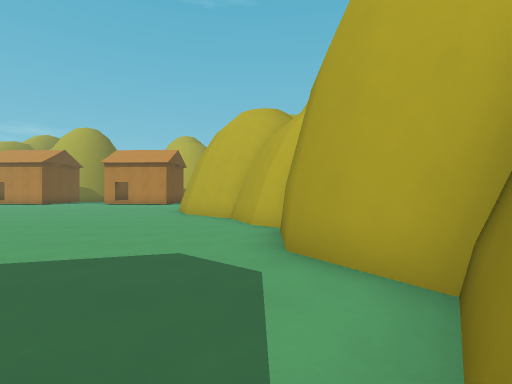
[1] (above)

24 first-person views from a walk through a level from a Godot 3-D game. The camera is 1.5 m above the floor, looks level and sees 85° across. The floor is counted in squares, 2 m on a side. Each view is taken from the middle of a square. On the plan, view 1 faces up. The plan holds only what a view shows up to about 10 squares ahead; the rest is blank. The place goes on beyond the plan. Surface patterns are stand-ins for the level's own textures.

[2]
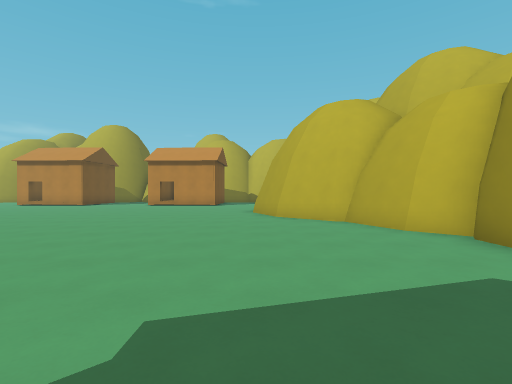

[3]
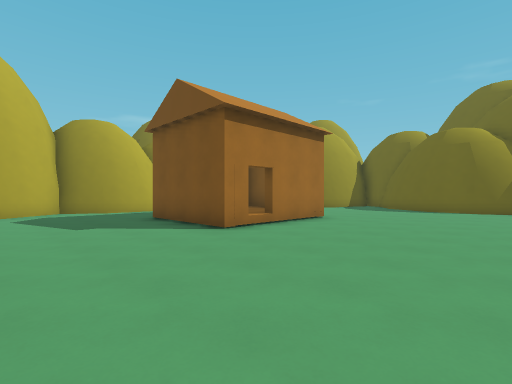

[4]
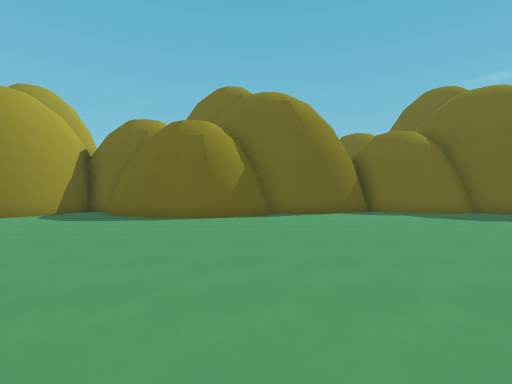

[5]
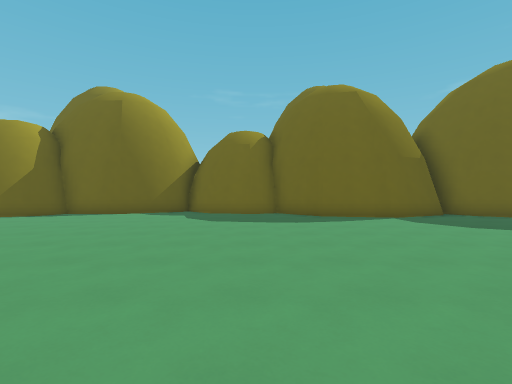

[6]
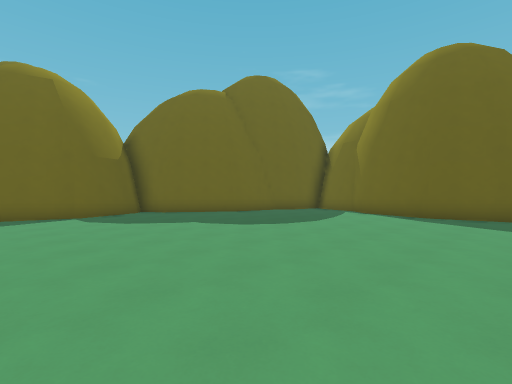

[7]
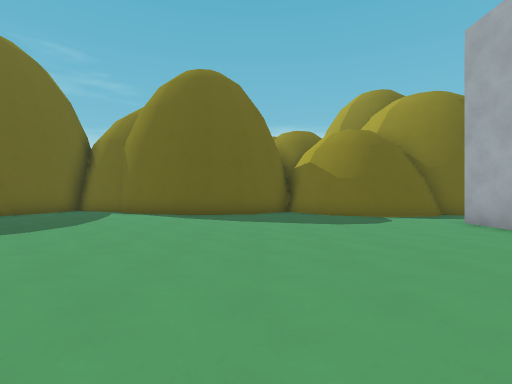

[8]
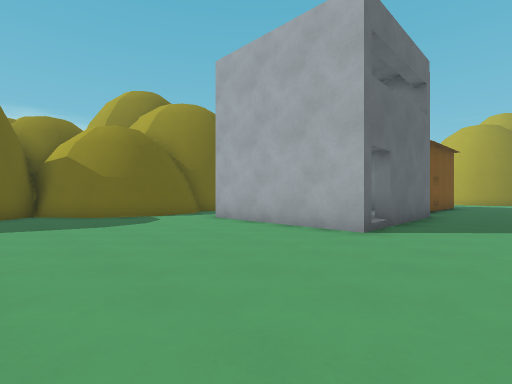

[9]
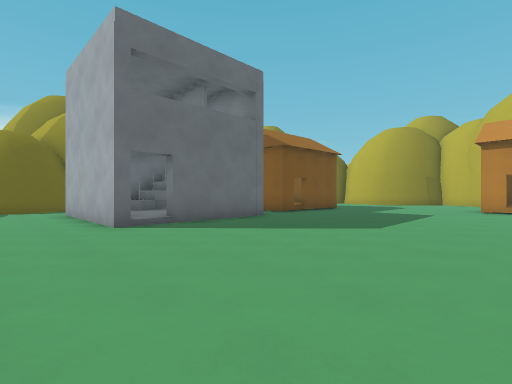

[10]
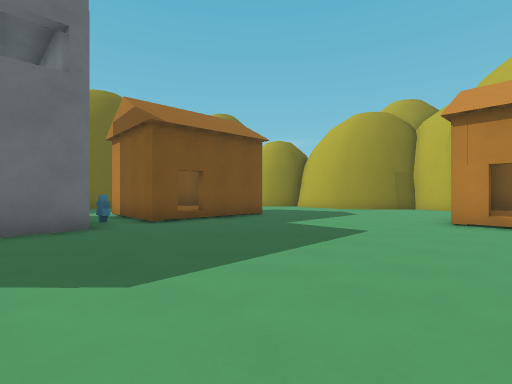

[11]
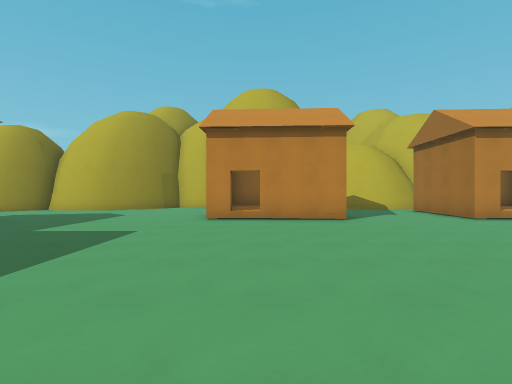

[12]
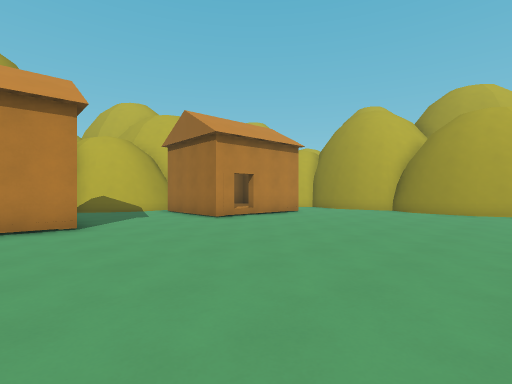

[13]
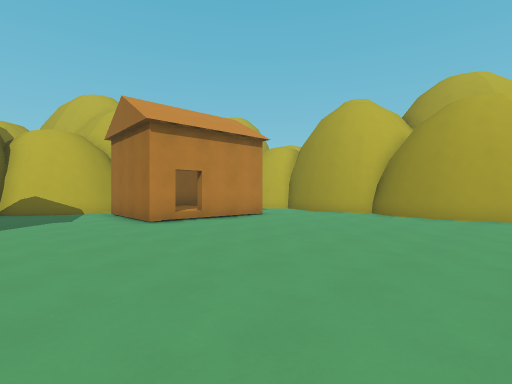

[14]
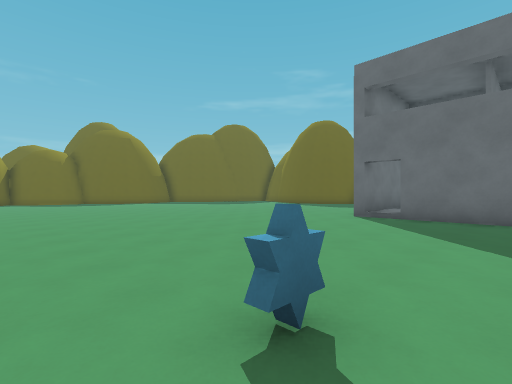

[15]
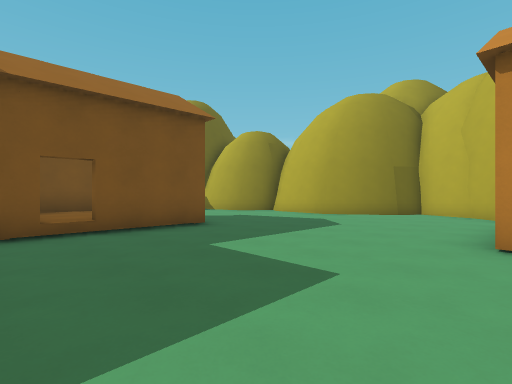

[16]
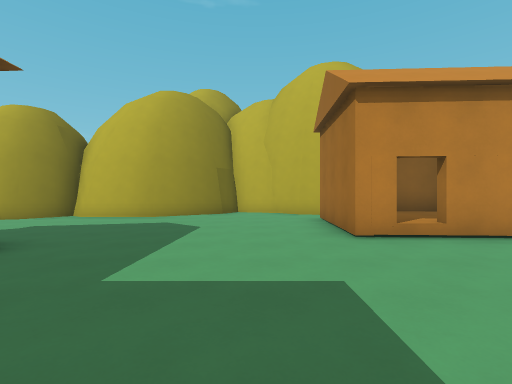

[17]
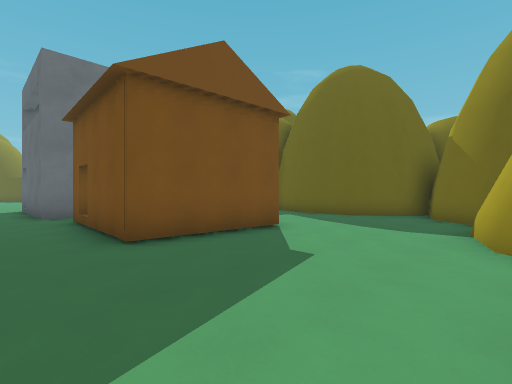

[18]
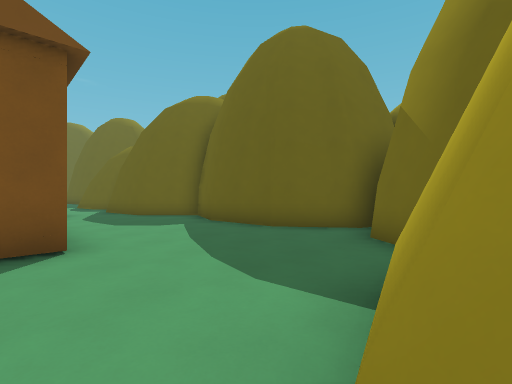

[19]
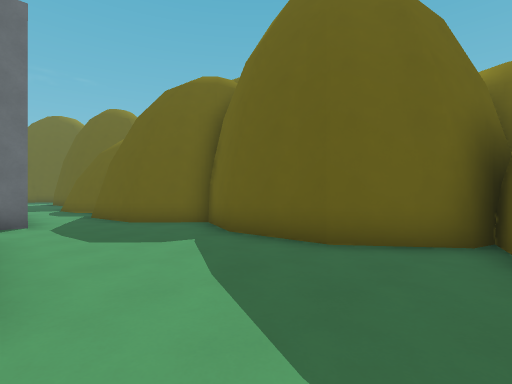

[20]
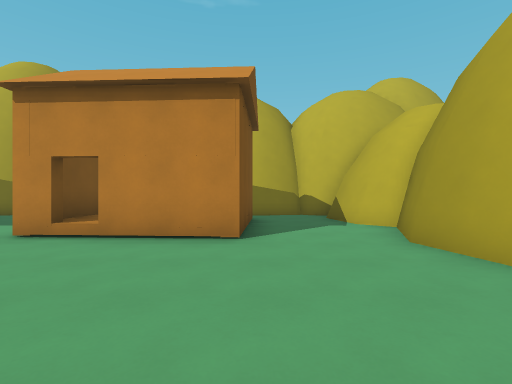

[21]
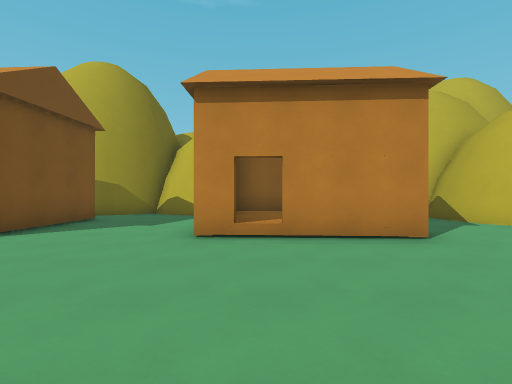

[22]
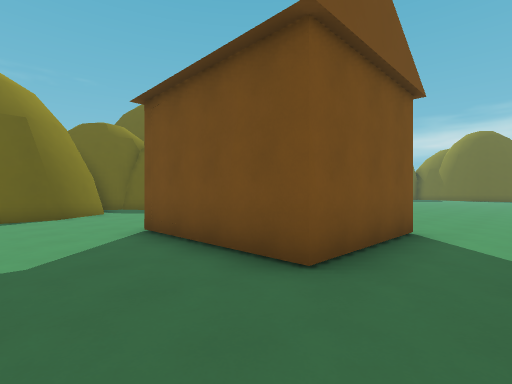

[23]
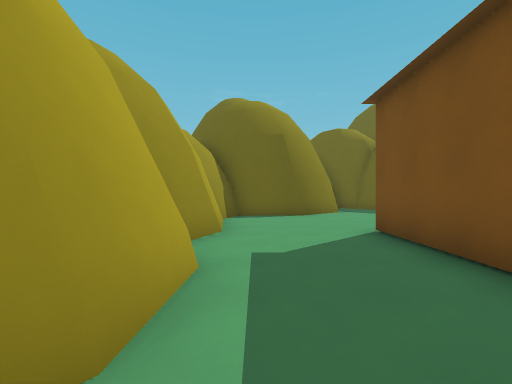

[24]
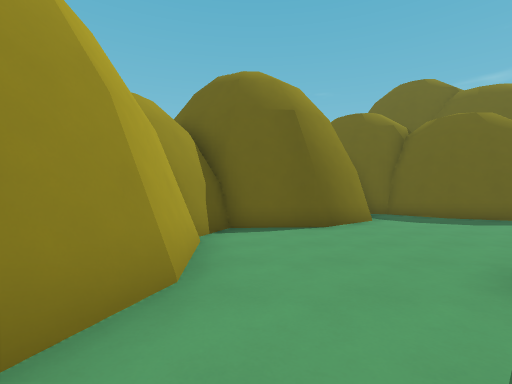

### Floor plan
Key: @ floor where view 1 was taken; # wall or solid block; . main floor; : floor 0.5 m higher than the main floor; / step, stairs or slope; H house; B building; O other object.
Columns run from 30 left of view 1 to 2 right of it. Each row starts with its distance up from view 1.
 23            ###
 22          ###.##  ####     ##
 21      #####.....  #..##   ####
 20     ##........HHHH...HHH H.##
 19  ##...........H  H...H   H..#
 18 ##............H  H...H   H..#
 17 #.............HHHH...H:HH...#
 16 ##...HHHH...................#
 15  #...H  H...................#
 14  #...H  H...................#
 13  #...H  :..................##
 12  #...HHHH..................##
 11  ##..BBBB..................##
 10   #.BB  B...................##
  9   #..BB B.......O.  .........##
  8   #. BB B.........   .........#
  7  ##. B   /........   .........##
  6   #..BBBB.........    .........#
  5   #...............     ........#
  4  ##...............  ...........#
  3 ##................  ...........##
  2 #.................  ............#
  1 ##.............................##
  0  #............... ......HHHH..@#
 -1  #...............  ......H H...#
 -2  #............... ......HH H....
 -3  #.......................HHH...#
 -4  ..............................#
 -5  ..............................#
 -6  ..............................#
 -7  ##  ........................###
 -8      #...............##.....##
 -9      #######........#####..##
-10       ##   ####..####   ##.#
-11                          ###

Positions as (right, up) in squares from view 1, and headings:
1: (0, 0), facing up
2: (-3, 1), facing up
3: (-10, 4), facing down-right
4: (-10, 0), facing down
5: (-17, 0), facing down
6: (-19, 1), facing down-left
7: (-19, 1), facing left
8: (-19, 1), facing up-left
9: (-15, 4), facing up-left
10: (-15, 9), facing up-left
11: (-15, 9), facing up
12: (-14, 10), facing up-right
13: (-12, 10), facing up-right
14: (-13, 10), facing down-left
15: (-16, 12), facing up-left
16: (-18, 12), facing up
17: (-20, 20), facing down-left
18: (-24, 20), facing down-left
19: (-25, 18), facing down-left
20: (-5, 12), facing up
21: (-8, 12), facing up
22: (0, 2), facing down-left
23: (0, 2), facing down
24: (0, -1), facing down
